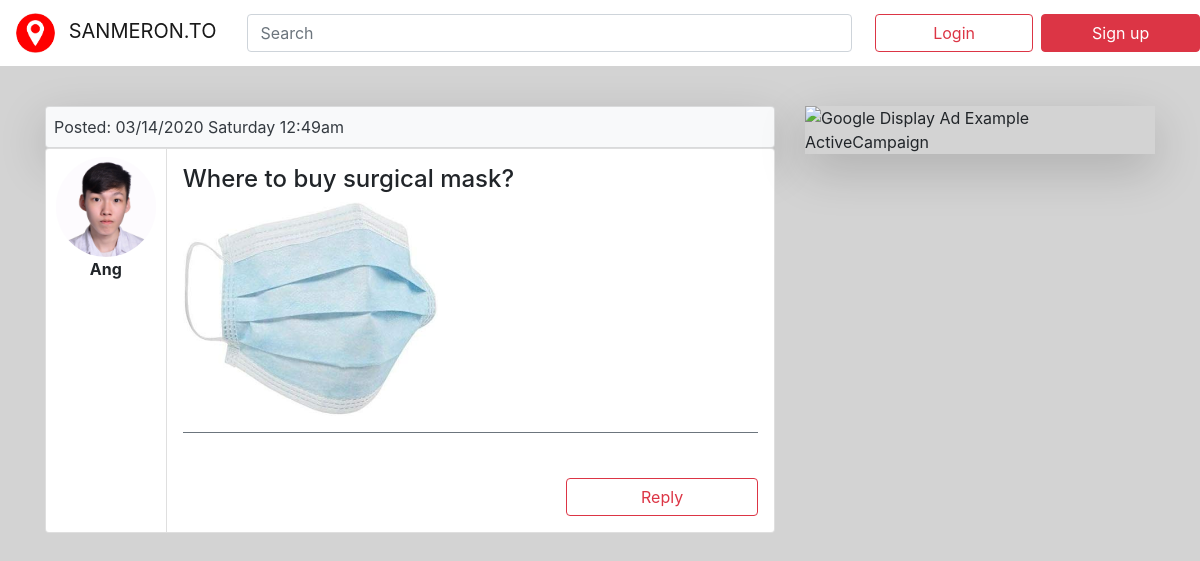
/trends.php?post_id=1, run on the app's committed database.
### tables this page shows
CREATE TABLE `tbl_posts` (
  `post_id` int(10) NOT NULL,
  `user_id` int(10) NOT NULL,
  `date_time` datetime DEFAULT NULL,
  `title` varchar(100) DEFAULT NULL,
  `category` int(10) DEFAULT NULL,
  `description` varchar(500) DEFAULT NULL,
  `picture` varchar(100) DEFAULT NULL
);

CREATE TABLE `tbl_users` (
  `user_id` int(10) NOT NULL,
  `userlevel` varchar(10) NOT NULL DEFAULT 'regular',
  `username` varchar(20) DEFAULT NULL,
  `password` varchar(32) DEFAULT NULL,
  `email` varchar(20) DEFAULT NULL,
  `userpicture` varchar(100) NOT NULL DEFAULT 'default.png',
  `gov_id` varchar(100) DEFAULT NULL
);

### trends.php (the view, shortened to what this page needs)
<?php
include "db_connection.php";
if (isset($_GET['post_id'])) {
    $sql = "SELECT p.*, u.username, u.userpicture
            FROM tbl_posts p, tbl_users u
            WHERE p.user_id = u.user_id
            AND post_id = ".$_GET['post_id']."";
    $result = mysqli_query($connection, $sql);
}
$post = $_SESSION['mypost'];
?>
<!DOCTYPE html>
<html lang="en">
<head>
    <link rel="stylesheet" href="https://stackpath.bootstrapcdn.com/bootstrap/4.4.1/css/bootstrap.min.css">
    <link href="https://maxcdn.bootstrapcdn.com/bootstrap/4.0.0-beta.2/css/bootstrap.min.css" rel="stylesheet" />
    <link rel="stylesheet" href="CSS/category.css">
</head>
<body>
    <nav class="navbar navbar-expand-md navbar-light bg-white sticky-top">
        <a href="index.php" class="navbar-brand">
            <img class="logo img-responsive rounded-circle mr-2" src="Images\logo.png" alt="">
            SANMERON.TO
        </a>
        <div class="collapse navbar-collapse" id="navbarSupportedContent">
            <form class="form col-xl-8">
                <input class="form-control mr-sm-2 mb-0" type="search" placeholder="Search" aria-label="Search">
            </form>
            <?php
            if (!(isset($_SESSION['user']) && $_SESSION['id'] == 201710117)) {
                echo '<a href="mylogin.php" class="btn btn-outline-danger col-4 col-sm-2 mr-2 mx-md-2 mt-2 mt-md-0" role="button" aria-pressed="true">Login</a>';
                echo '<a href="myregister.php" class="btn btn-danger col-4 col-sm-2 mt-2 mt-md-0" role="button" aria-pressed="true">Sign up</a>';
            }
            ?>
        </div>
    </nav>
    <div class="container">
        <div class="row h1 p-3"></div>
        <div class="row mb-4">
            <?php
            if(!isset($_SESSION['user']))
                echo '<div class="col-sm-12 col-md-8">';
            else if ($user['userlevel'] == "premium")
                echo '<div class="col-12">';
            else
                echo '<div class="col-sm-12 col-md-8">';
            ?>
            <div class="row">
                <div class="col">
                    <div class="card shadow-lg p-2 bg-light text-dark">Posted: <?php echo date_format(new DateTime($post['date_time']), 'm/d/Y l g:ia') ?> </div>
                </div>
            </div>
            <div class='card-group mb-4'>
                <div class='card mb-0 col-sm-2 p-2'>
                    <div class='card-block text-center'>
                        <img class='userpicture img-fluid' src=Userpicture/<?php echo $post['userpicture'] ?>> <div class='medium'><strong> <?php echo $post['username'] ?> </strong></div>
                </div>
            </div>
            <div class='card col-sm-10 p-3'>
                <div class='card-block'>
                    <div class='border-bottom border-secondary'>
                        <h4><?php echo $post['title'] ?></h4>
                        <?php
                        if (!empty($post['picture'])) {
                            echo "<img class='picture mb-3 img-fluid' src=Picture/" . $post['picture'] . ">";
                        }
                        ?>
                    </div>
                    <pre> <?php echo $post['description'] ?> </pre>
                    <div class='text-right'>
                        <button class='btn btn-outline-danger col-5 col-sm-4' type='button' data-toggle='collapse' data-target='#collapseExample' aria-expanded='false' aria-controls='collapseExample'>
                            Reply
                        </button>
                    </div>
                </div>
            </div>
        </div>
    </div>
    <?php
    if(!isset($_SESSION['user']))
        echo '<div class="col-4 d-none d-md-block">';
    else if ($user['userlevel'] == "premium")
        echo '<div class="col-12 d-none">';
    else
        echo '<div class="col-4 d-none d-md-block">';
    ?>
    <div class="shadow-lg">
        <img src="https://chainlinkmarketing-closetheloopadve.netdna-ssl.com/wp-content/uploads/2019/07/Google-Display-Ad-Example-ActiveCampaign.jpg" alt="Google Display Ad Example ActiveCampaign" title="Google Display Ad Example ActiveCampaign">
    </div>
    </div>
    </div>
    </div>
</body>
</html>

### CSS/category.css (style rules this page uses)
body { background: lightgray; }
.logo { height: 40px; }
.navbar { background-color: white; }
.picture { max-width: 255px; height: auto; }
.userpicture { border-radius: 50%; width: 100px; height: auto; }
pre { margin-top: 5px; font-size: 16px; line-height: 1.5; font-family: "Helvetica Neue",Arial, Helvetica, sans-serif; }

### data on the page
tbl_posts: date_time "03/14/2020 Saturday 12:49am", user.userpicture (picture), user.username "Ang", title "Where to buy surgical mask?", picture (picture)
